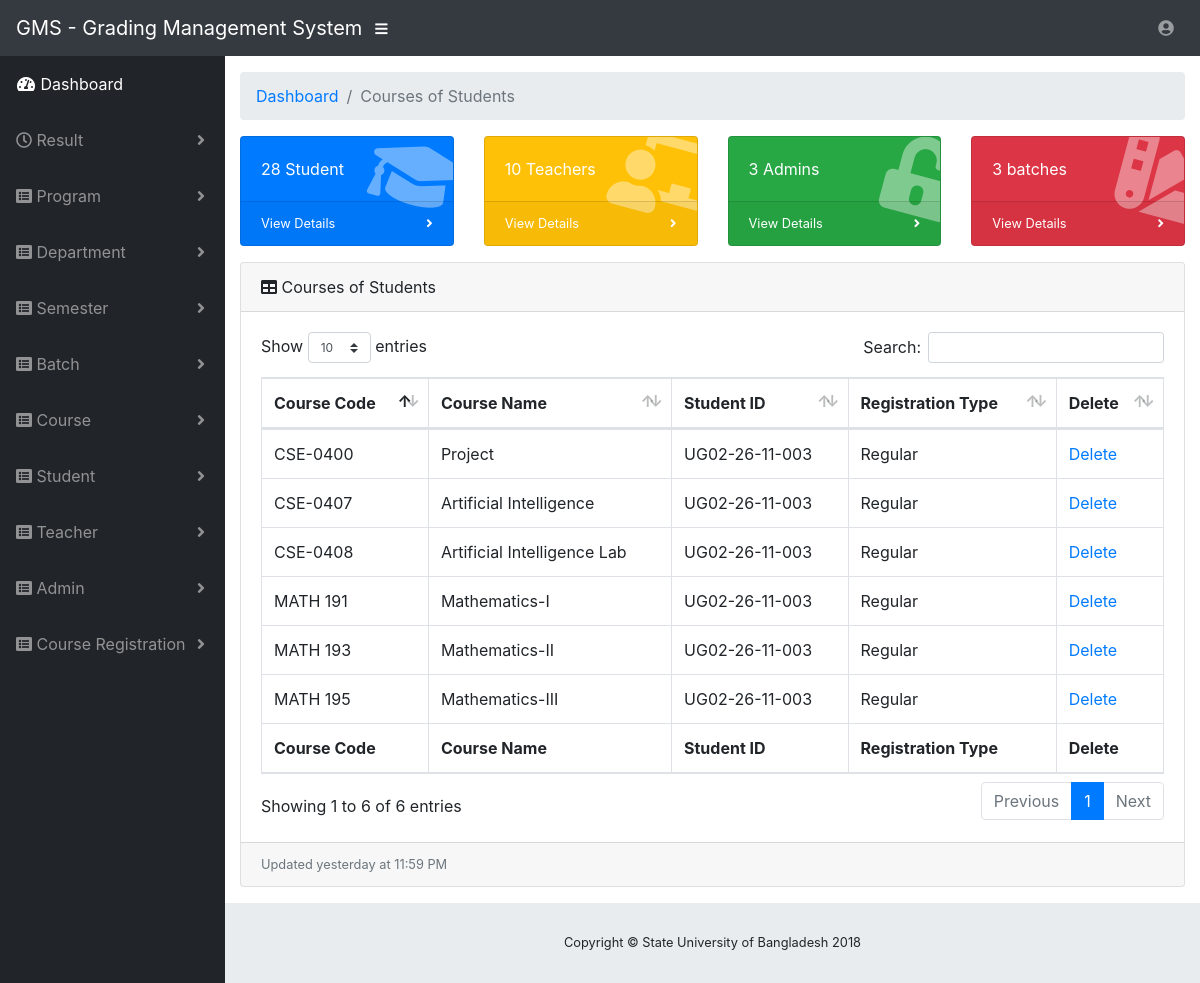
The app's page /course-registration.php with its own data.
### tables this page shows
CREATE TABLE `tbl_course_registration` (
  `id` int(20) NOT NULL,
  `course_id` int(20) NOT NULL,
  `student_result_id` int(20) NOT NULL,
  `student_id` int(20) DEFAULT NULL,
  `semester_id` int(20) NOT NULL,
  `registration_type` varchar(50) NOT NULL,
  `created_by` varchar(100) DEFAULT NULL,
  `created_date` datetime(6) DEFAULT NULL,
  `modified_by` varchar(100) DEFAULT NULL,
  `modified_date` datetime(6) DEFAULT NULL,
  `remarks` varchar(200) DEFAULT NULL,
  `is_active` int(1) NOT NULL
);

CREATE TABLE `tbl_course` (
  `id` int(20) NOT NULL,
  `course_name` varchar(50) NOT NULL,
  `course_code` varchar(50) NOT NULL,
  `course_credit` double NOT NULL,
  `teacher_id` int(20) NOT NULL,
  `semester_id` int(20) NOT NULL,
  `dept_id` int(20) NOT NULL,
  `created_by` varchar(50) NOT NULL,
  `created_date` datetime(6) NOT NULL,
  `modified_by` varchar(100) DEFAULT NULL,
  `modified_date` datetime(6) DEFAULT NULL,
  `remarks` varchar(200) DEFAULT NULL,
  `is_active` int(1) NOT NULL
);

CREATE TABLE `tbl_student` (
  `id` int(20) NOT NULL,
  `full_name` varchar(100) NOT NULL,
  `user_id` varchar(50) NOT NULL,
  `email` varchar(50) DEFAULT NULL,
  `password` varchar(50) NOT NULL,
  `mobile` varchar(50) DEFAULT NULL,
  `batch_id` int(20) NOT NULL,
  `dept_id` int(20) NOT NULL,
  `semester_id` int(20) NOT NULL,
  `program_id` int(20) NOT NULL,
  `created_by` varchar(100) NOT NULL,
  `created_date` datetime(6) NOT NULL,
  `modified_by` varchar(100) DEFAULT NULL,
  `modified_date` datetime(6) DEFAULT NULL,
  `remarks` varchar(200) DEFAULT NULL,
  `is_active` int(1) NOT NULL
);

### model/CourseRegistration.php (called while the page is built, shortened)
<?php
include_once __DIR__ . '/../Database.php';
class CourseRegistration extends Database
{
    public function get_all_course_registration()
    {
        $query_string = "select * from tbl_course_registration";
        $q = $this->query($query_string);
        $data = $this->fetch($q);
        return $data;
    }
}

### Database.php (called while the page is built, shortened)
<?php
class Database
{
    private $link;
    private function connect()
    {
        $this->link = mysqli_connect(DB_HOST, DB_USERNAME, DB_PASSWORD, DB_NAME);
    }
    public function query($query_string)
    {
        $q = mysqli_query($this->link, $query_string);
        return $q;
    }
    public function fetch($q)
    {
        return mysqli_fetch_all($q, MYSQLI_ASSOC);
    }
    public function fetch_assoc($q)
    {
        return mysqli_fetch_assoc($q);
    }
}

### model/Course.php (called while the page is built, shortened)
<?php
include_once __DIR__ . '/../Database.php';
class Course extends Database
{
    public function get_single_course($id)
    {
        $query_string = "select * from tbl_course where id = '$id'";
        $q = $this->query($query_string);
        $data = $this->fetch_assoc($q);
        return $data;
    }
}

### model/Student.php (called while the page is built, shortened)
<?php
include_once __DIR__ . '/../Database.php';
class Student extends Database
{
    public function get_single_student($id)
    {
        $query_string = "select * from tbl_student where id = '$id'";
        $q = $this->query($query_string);
        $data = $this->fetch_assoc($q);
        return $data;
    }
}

### course-registration.php (the view, shortened to what this page needs)
<!DOCTYPE html>
<html lang="en">
<?php
include_once __DIR__ . '/model/Course.php';
include_once __DIR__ . '/model/Student.php';
include_once __DIR__ . '/model/CourseRegistration.php';
?>
<head>
    <link href="vendor/bootstrap/css/bootstrap.min.css" rel="stylesheet">
    <link href="vendor/fontawesome-free/css/all.min.css" rel="stylesheet" type="text/css">
    <link href="vendor/datatables/dataTables.bootstrap4.css" rel="stylesheet">
    <link href="css/sb-admin.css" rel="stylesheet">
</head>
<body id="page-top">
<nav class="navbar navbar-expand navbar-dark bg-dark static-top">
    <a class="navbar-brand mr-1" href="index.php">GMS - Grading Management System</a>
    <button class="btn btn-link btn-sm text-white order-1 order-sm-0" id="sidebarToggle" href="#">
        <i class="fas fa-bars"></i>
    </button>
    <?php include_once 'common_views/admin_options.php'; ?>
</nav>
<div id="wrapper">
    <?php include_once 'common_views/sidebar_menu.php'; ?>
    <div id="content-wrapper">
        <div class="container-fluid">
            <ol class="breadcrumb">
                <li class="breadcrumb-item">
                    <a href="#">Dashboard</a>
                </li>
                <li class="breadcrumb-item active">Courses of Students</li>
            </ol>
            <?php include_once 'common_views/dashboard_data.php'; ?>
            <div class="card mb-3">
                <div class="card-header">
                    <i class="fas fa-table"></i>
                    Courses of Students</div>
                <div class="card-body">
                    <div class="table-responsive">
                        <table class="table table-bordered" id="dataTable" width="100%" cellspacing="0">
                            <thead>
                            <tr>
                                <th>Course Code</th>
                                <th>Course Name</th>
                                <th>Student ID</th>
                                <th>Registration Type</th>
                                <th>Delete</th>
                            </tr>
                            </thead>
                            <tfoot>
                            <tr>
                                <th>Course Code</th>
                                <th>Course Name</th>
                                <th>Student ID</th>
                                <th>Registration Type</th>
                                <th>Delete</th>
                            </tr>
                            </tfoot>
                            <tbody>
                            <?php
                            $mCourse = new Course();
                            $mStudent = new Student();
                            $mCourseReg = new CourseRegistration();
                            $courses = $mCourseReg->get_all_course_registration();
                            foreach ($courses as $course):
                                echo "<tr>";
                                $courseRowCode = $mCourse->get_single_course($course['course_id']);
                                if(isset($courseRowCode)){
                                    $courseCode = $courseRowCode["course_code"];
                                    echo "<td>". $courseCode ."</td>";
                                }
                                $courseRowName = $mCourse->get_single_course($course['course_id']);
                                if(isset($courseRowName)){
                                    $courseName = $courseRowName["course_name"];
                                    echo "<td>". $courseName ."</td>";
                                }
                                $studentRow = $mStudent->get_single_student($course['student_id']);
                                if(isset($studentRow)){
                                    $studentID = $studentRow["user_id"];
                                    echo "<td>". $studentID ."</td>";
                                }
                                echo "<td>". $course['registration_type']. "</td>";
                                $encodedIdDelete = $course['id'];
                                echo "<td>". "<a href='delete-course-registration.php?id= $encodedIdDelete'> Delete </a> " . "</td>";
                                echo "</tr>";
                            endforeach; ?>
                            </tbody>
                        </table>
                    </div>
                </div>
                <div class="card-footer small text-muted">Updated yesterday at 11:59 PM</div>
            </div>
        </div>
        <footer class="sticky-footer">
            <div class="container my-auto">
                <div class="copyright text-center my-auto">
                    <span>Copyright © State University of Bangladesh 2018</span>
                </div>
            </div>
        </footer>
    </div>
</div>
</body>
</html>

### records on screen
tbl_course_registration: course.course_code "CSE-0400", course.course_name "Project", student.user_id "UG02-26-11-003", registration_type "Regular"
tbl_course_registration: course.course_code "CSE-0407", course.course_name "Artificial Intelligence", student.user_id "UG02-26-11-003", registration_type "Regular"
tbl_course_registration: course.course_code "CSE-0408", course.course_name "Artificial Intelligence Lab", student.user_id "UG02-26-11-003", registration_type "Regular"
tbl_course_registration: course.course_code "MATH 191", course.course_name "Mathematics-I", student.user_id "UG02-26-11-003", registration_type "Regular"
tbl_course_registration: course.course_code "MATH 193", course.course_name "Mathematics-II", student.user_id "UG02-26-11-003", registration_type "Regular"
tbl_course_registration: course.course_code "MATH 195", course.course_name "Mathematics-III", student.user_id "UG02-26-11-003", registration_type "Regular"

### other values on screen
count($student->get_all_student()) "28"
count($teacher->get_all_teacher()) "10"
count($admin->get_all_admin()) "3"
count($batch->get_all_batch()) "3"
